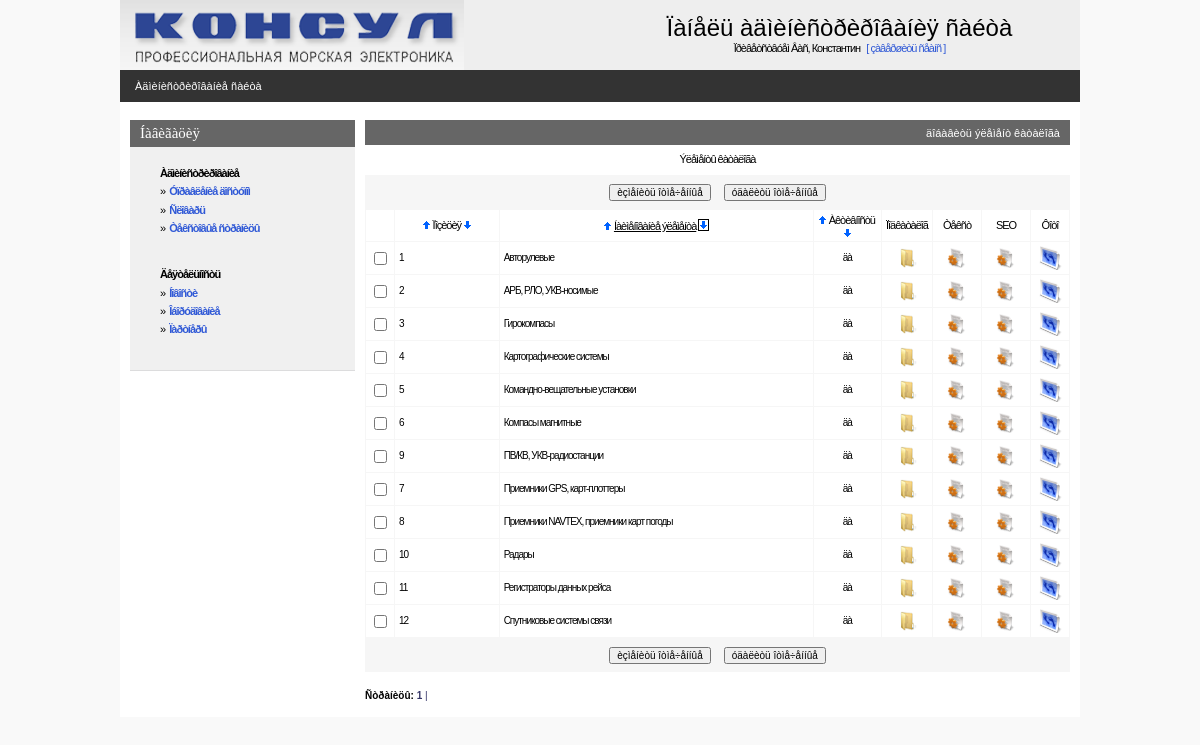
Page /admin/catalogpage.php (signed in) on the committed database.
### tables this page shows
CREATE TABLE IF NOT EXISTS `consul_equip` (
  `equip_code` int(11) NOT NULL AUTO_INCREMENT,
  `equip_icon` varchar(256) DEFAULT NULL,
  `equip_pos` int(11) NOT NULL,
  `page_code` int(11) NOT NULL,
  `equip_url` varchar(250) DEFAULT NULL,
  `equip_parent` int(11) NOT NULL,
  PRIMARY KEY (`equip_code`)
);

CREATE TABLE IF NOT EXISTS `consul_page` (
  `page_code` int(11) NOT NULL AUTO_INCREMENT,
  `page_name` varchar(255) NOT NULL,
  `page_active` tinyint(1) NOT NULL DEFAULT '0',
  `page_url` varchar(255) DEFAULT NULL,
  `page_type` varchar(10) NOT NULL DEFAULT 'static',
  PRIMARY KEY (`page_code`)
);

### admin/inc/connect.php (called while the page is built, shortened)
<?php
    $PHP_SELF=$_SERVER['PHP_SELF'];
?>

### admin/inc/const.php (called while the page is built, shortened)
<?php
    $PREFFIX="consul";
?>

### admin/catalogpage.php (the view, shortened to what this page needs)
<?php
include("inc/settings.php");
$per_page=30;
if (!isset($equip_parent)) $equip_parent=0;
if (!isset($curr_page)) $curr_page=0;
if(!($sortby)) $sortby='page_name'; else {$sortby=explode(" ",$sortby);$sortby=$sortby[0];}
if(!isset($sortdir)) {$sortdir="1";$realsortdir="ASC"; }
else
{
 if($sortdir==0) {$realsortdir="DESC";} else {$sortdir=1;$realsortdir="ASC";}
}
$mainquery="SELECT
				{$PREFFIX}_equip.equip_code,
				{$PREFFIX}_equip.equip_pos,
				{$PREFFIX}_equip.equip_url,
				{$PREFFIX}_page.page_code,
				{$PREFFIX}_page.page_name,
				{$PREFFIX}_page.page_active
			FROM
			{$PREFFIX}_equip
			INNER JOIN {$PREFFIX}_page ON {$PREFFIX}_equip.page_code = {$PREFFIX}_page.page_code
			WHERE {$PREFFIX}_equip.equip_parent=$equip_parent
			order by $sortby $realsortdir";
?>
<? include ("inc/head.php"); ?>
<BODY>
<center>
<div class=mainbody>
<? include("inc/top.php");?>
<table Border=0 CellSpacing=0 CellPadding=0 width=100%>
  <tr><td class=pageline>
     <div class=wmiddletext><a href="main.php">Àäìèíèñòðèðîâàíèå ñàéòà</a></div>
  </td></tr>
</table>
<table Border=0 CellSpacing=0 CellPadding=0 class=mainbody>
 <tr valign=top>
  <td width=10></td>
  <? include("inc/leftmenu.php"); ?>
  <td width=10></td>
  <td>
<?php
echo"<form name='data' action=$PHP_SELF method=POST>";
?>
<table class=grayhead Border=0 CellSpacing=0 CellPadding=0 >
 <tr class=normaltext>
  <td align=right class=wmiddletext><a class=submenu onclick="displayform(this,'äîáàâèòü ýëåìåíò êàòàëîãà')">äîáàâèòü ýëåìåíò êàòàëîãà</a></td>
 </tr>
</table>
<table Border=0 CellSpacing=0 class=pagebluetable CellPadding=0 >
<?php
 echo  '<tr><td class=lmenutext height=30 bgcolor=#ffffff align="center">Ýëåìåíòû êàòàëîãà';
 echo  '</td></tr>';
 ?>
</table>
<table Border=0 CellSpacing=0 class=pagebluetable CellPadding=0>
 <tr><td>
 <center>
 <table>
 <tr height=30 >
   <td><input type=button onClick=Send('U') value='èçìåíèòü îòìå÷åííûå' class=smalltext></td>
   <td width=5></td>
   <td><input type=button onClick=ConfirmSend('D') value='óäàëèòü îòìå÷åííûå'  class=smalltext></td>
 </tr>
 </table>
 </td></tr>
</table>
<center>
<table Border=0 CellSpacing=1 class=bluetable CellPadding=4 width=100%>
  <tr class=lmenutext height=20 align=center bgcolor=#ffffff>
    <td width=20>&nbsp;</td>
    <td><?=SortTitle("Ïîçèöèÿ","equip_pos",$sortby,$sortdir);?></td>
    <td><?=SortTitle("Íàèìåíîâàíèå ýëåìåíòà","page_name",$sortby,$sortdir);?></td>
    <td width="50"><?=SortTitle("Àêòèâíîñòü","page_active",$sortby,$sortdir);?></td>
    <td width=40>Ïîäêàòàëîã</td>
    <td width=40>Òåêñò</td>
    <td width=40>SEO</td>
    <td width=30>Ôîòî</td>
<?php
$res=mysql_query ($mainquery) or die ("Íå ìîãó âûáðàòü ýëåìåíòû êàòàëîãà. Îøèáêà â çàïðîñå. <BR>".$mainquery);
$num_rows=mysql_num_rows($res);
  if($num_rows)
  {
      $page_quant=ceil($num_rows / $per_page);
      $start_pos=$curr_page*$per_page;
      if ($start_pos+$per_page<$num_rows) $end_pos=$start_pos+$per_page;
         else $end_pos=$num_rows;
      for ($x=$start_pos; $x<$end_pos; $x++)
      {
         list($equip_code,$equip_pos,$equip_url,$page_code, $page_name, $page_active)=mysql_fetch_array($res);
         $checkname=$page_code;
         if($page_active) {$page_active="äà";$bg="#FFFFFF";} else {$page_active="íåò";$bg="#EEEEEE";}
         echo"<tr class=edittabletext height=24 bgcolor=$bg>";
         echo"<TD width=20 align=center ><input type='checkbox' name=\"C#$checkname\" id=\"C#$checkname\"></TD>";
         echo"<TD align=left class=smalltext ondblclick='change_line(\"$checkname\",\"F#$checkname#equip_pos#string\");' id=\"F#$checkname#equip_pos#string\">".Show($equip_pos)."</TD>\n";
         echo"<TD align=left class=smalltext ondblclick='change_line(\"$checkname\",\"F#$checkname#page_name#string\");' id=\"F#$checkname#page_name#string\">".Show($page_name)."</TD>\n";
         echo"<TD class=smalltext align=center  ondblclick='change_yes_no(\"$checkname\",\"F#$checkname#page_active#int\");' id=\"F#$checkname#page_active#int\">".Show($page_active)."</TD>\n";
         echo"<td align=center ><a href='javascript:GotoSub($equip_code)'><img height='20' width='20' src='graph/subitem.gif' border=0 title='Ïîäêàòàëîã'></a></td>";
         echo"<td align=center ><a href='editstatic.php?page_code=$page_code&page_name=$page_name'><img height='20' width='20' src='graph/edit.gif' border=0 title='Òåêñò ñòðàíèöû'></a></td>";
         echo"<td align=center ><a href='editseo.php?page_code=$page_code&page_name=$page_name'><img height='20' width='20' src='graph/edit.gif' border=0 title='SEO'></a></td>";
         echo"<td><center><a href=\"picture.php?back=statlist&icon=250&page_code=$page_code\"><img height='24' width='24' src='graph/photo.gif' border=0 alt='Ôîòîãàëåðåÿ ' title='Ôîòîãàëåðåÿ'></a></td>";
         echo"</TR>\n";
    }
  }
?>
</center>
<table Border=0 CellSpacing=0 class=pagebluetable CellPadding=0 width=95%>
 <tr><td>
 <center>
 <table>
 <tr height=30 >
   <td><input type=button onClick=Send('U') value='èçìåíèòü îòìå÷åííûå' class=smalltext></td>
   <td width=5></td>
   <td><input type=button onClick=ConfirmSend('D') value='óäàëèòü îòìå÷åííûå'  class=smalltext></td>
 </tr>
 </table>
 </td></tr>
</table>
<br>
<?php
echo"<div align=left class=smalltext><b>Ñòðàíèöû:</b>  ";
for ($i=1;$i<$page_quant+1;$i++)
 {
   $y=$i-1;
   if ($curr_page==$y) {$t1="<b>";$t2="</b>";} else {$t1="";$t2="";}
   echo"<a class=blue href=$PHP_SELF?curr_page=$y&sortby=$sortby&sortdir=$sortdir>$t1 $i $t2|</a>&nbsp";
 }
echo"</div>";
?>
    <td width=10></td>
</BODY>
</HTML>

### admin/css/styles.css (style rules this page uses)
body { padding:0px; margin:0px; background-color:#f9f9f9; }
a { text-decoration : none; color: #3059D6; }
img { border-color: #000000; }
.mainbody { width:960px; background-color:#ffffff; }
.pageline { height:32px; background-color:#333333; padding-left:15px; }
.grayhead { width:100%; height:25px; padding-left:10px; padding-right:10px; background-color:#666666; }
.pagebluetable { width:100%; background-color:#f6f6f6; }
.bluetable { background-color:#f6f6f6; }
.lmenutext { text-decoration:none; letter-spacing: -1px; line-height:10pt; margin-left:10px; margin-right:10px; margin-top:3px; margin-bottom:3px; font-size:11px; font-family: Verdana,Arial,Helvetica,Sans-serif,Tahoma,Pragmatica; }
.edittabletext { color:#666666; text-decoration:none; letter-spacing: -1px; line-height:12pt; font-size:11px; font-family: Verdana,Arial,Helvetica,Sans-serif,Tahoma,Pragmatica; }
.submenu { cursor:hand;cursor:pointer; }
.normaltext { text-decoration:none; color:#000066; font-family:Verdana, Tahoma, Arial, Helvetica, Sans-serif, Pragmatica; font-size:12px; }
.smalltext { text-decoration:none; color:#000000; font-family:Verdana, Tahoma, Arial, Helvetica, Sans-serif, Pragmatica; font-size:10px; }
.wmiddletext { text-decoration:none; color:#ffffff; font-family:Verdana, Tahoma, Arial, Helvetica, Sans-serif, Pragmatica; font-size:11px; }
.wmiddletext a { text-decoration:none; color:#ffffff; }
.blue { color: #333366; }

### rows in the picture
consul_equip: equip_pos "1", consul_page.page_name "Авторулевые", consul_page.page_active "äà"
consul_equip: equip_pos "2", consul_page.page_name "АРБ, РЛО, УКВ-носимые", consul_page.page_active "äà"
consul_equip: equip_pos "3", consul_page.page_name "Гирокомпасы", consul_page.page_active "äà"
consul_equip: equip_pos "4", consul_page.page_name "Картографические системы", consul_page.page_active "äà"
consul_equip: equip_pos "5", consul_page.page_name "Командно-вещательные установки", consul_page.page_active "äà"
consul_equip: equip_pos "6", consul_page.page_name "Компасы магнитные", consul_page.page_active "äà"
consul_equip: equip_pos "9", consul_page.page_name "ПВ/КВ, УКВ-радиостанции", consul_page.page_active "äà"
consul_equip: equip_pos "7", consul_page.page_name "Приемники GPS, карт-плоттеры", consul_page.page_active "äà"
consul_equip: equip_pos "8", consul_page.page_name "Приемники NAVTEX, приемники карт погоды", consul_page.page_active "äà"
consul_equip: equip_pos "10", consul_page.page_name "Радары", consul_page.page_active "äà"
consul_equip: equip_pos "11", consul_page.page_name "Регистраторы данных рейса", consul_page.page_active "äà"
consul_equip: equip_pos "12", consul_page.page_name "Спутниковые системы связи", consul_page.page_active "äà"

### other values in the picture
$REGUSER["name"] "Константин"
$title "Ïîçèöèÿ Íàèìåíîâàíèå ýëåìåíòà Àêòèâíîñòü"
